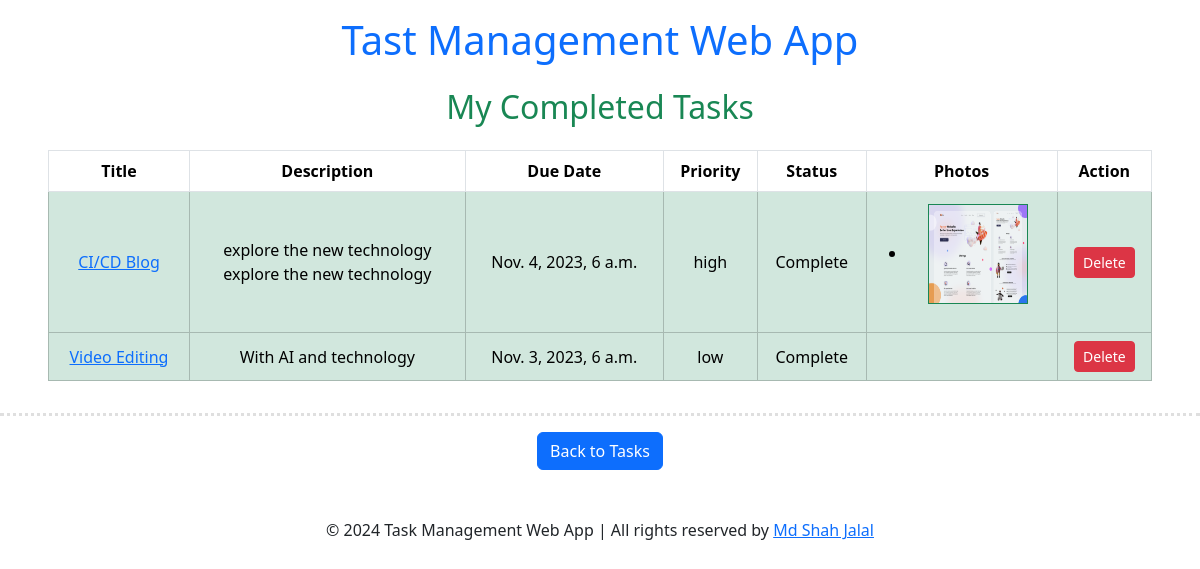
The app's page /completed_tasks/ (signed in), older data.
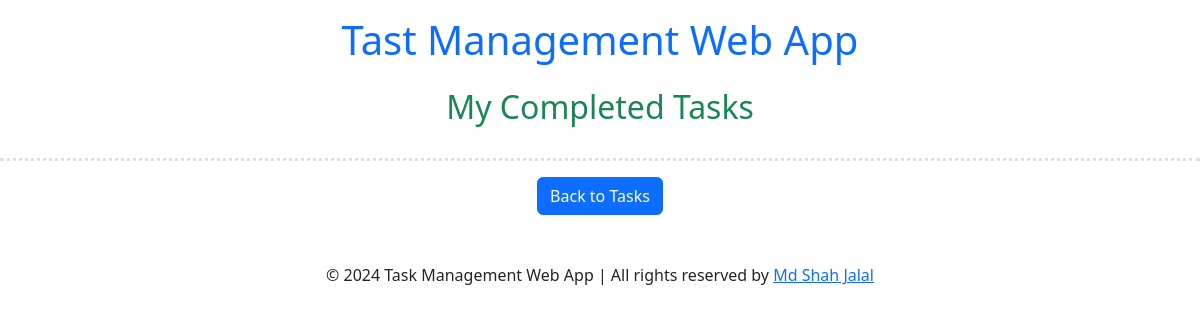
The same page, newer data.
### todoapp/models.py (models this page shows, shortened)
class TaskModel(models.Model):
    user = models.ForeignKey(User, on_delete=models.CASCADE, default=1)
    taskTitle = models.CharField(max_length=100)
    taskDescription = models.TextField()
    is_completed = models.BooleanField(default=False)
    taskDueDate = models.DateTimeField(default=timezone.now)
    taskPriority = models.CharField(max_length=20, choices=[
        ('low', 'Low'),
        ('medium', 'Medium'),
        ('high', 'High'),
    ])
    images = models.ManyToManyField('Photo', related_name='tasks', blank=True)
    created_at = models.DateTimeField(default=timezone.now)  # Use timezone.now to set the current timestamp
    updated_at = models.DateTimeField(auto_now=True)  # This field will automatically update on every save

class Photo(models.Model):
    image = models.ImageField(upload_to='todoapp/static/todoapp')

### todoapp/views.py (the view)
# urls.py: path('completed_tasks/', completed_tasks, name='completed_tasks'),
@login_required
def completed_tasks(request):
    tasks = TaskModel.objects.filter(is_completed=True, user=request.user)
    return render(request, 'completed_tasks.html', {'tasks': tasks})

### todoapp/templates/completed_tasks.html
{% extends 'base.html' %}
{% load static %}
{% block content %}
<h2 class="text-center py-3 text-success">My Completed Tasks</h2>
{% if tasks %}
<div class="px-5 table-responsive">
    <table class="table table-hover table-bordered align-middle text-center">
        <thead>
            <tr>
                <th scope="col">Title</th>
                <th scope="col">Description</th>
                <th scope="col">Due Date</th>
                <th scope="col">Priority</th>
                <th scope="col">Status</th>
                <th scope="col">Photos</th>
                <th scope="col">Action</th>
            </tr>
        </thead>
        <tbody>
            {% for task in tasks %}
            <tr  class="{% if task.is_completed %}table-success{% endif %}">
                <td><a href="{% url 'task_details' task.id %}">{{ task.taskTitle }}</a></td>
                <td class="w-25">{{ task.taskDescription }}</td>
                <td>{{ task.taskDueDate }}</td>
                <td>{{ task.taskPriority }}</td>
                <td>
                    {% if task.is_completed %}
                        Complete
                    {% else %}
                        Incomplete
                    {% endif %}
                </td>
                <td>
                    <ul>
                        {% for photo in task.images.all %}
                            <li><img class="m-1 border border-success" src="{{ photo.image.url }}" width="100" height="100" alt="Task Photo"></li>
                        {% endfor %}
                    </ul>
                </td>
                <td class="align-middle">
                    <a class="btn btn-sm btn-danger" href="{% url 'completed_task_delete' task.id %}" onclick="return confirm('Are you sure you want to delete this task?');">Delete</a>
                </td>
            </tr>
            {% endfor %}
        </tbody>
    </table>
</div>
{% endif %}
<hr style="border-top: 3px dotted #838282;" class="dotted">
<div class="text-center">
    <a class="btn btn-primary" href="{% url 'show_tasks' %}">Back to Tasks</a>
</div>
{% endblock %}

Row changes from the older to the newer data that the page shows:
no longer on this page (row edited): TaskModel: taskTitle "CI/CD Blog", taskDescription "explore the new technology explore the new technology", taskDueDate "Nov. 4, 2023, 6 a.m.", taskPriority "high", is_completed "Complete"
removed Photo: image (picture)
no longer on this page (row edited): TaskModel: taskTitle "Video Editing", taskDescription "With AI and technology", taskDueDate "Nov. 3, 2023, 6 a.m.", taskPriority "low", is_completed "Complete"
Text that changed along with them:
text no longer shown: "Title Description Due Date Priority Status Photos Action"
